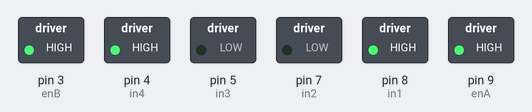
This sketch was run on a simulated Arduino Uno, built with avr-gcc and run on an emulated ATmega328P. On the bench: switched loads named in the sketch (green lamp = pin HIGH). What the sketch prints to the serial monitor is not drawn.

Above: at 0.1 s.
Timing chart, 0 to 1.6 s (numbered marks = the images above):
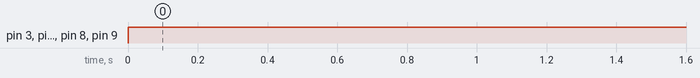

Measured:
- by itself, pin 3 (enB), pin 4 (in4), pin 8 (in1), pin 9 (enA): LOW → HIGH at 0.00 s

The sketch:

L298N-Motor-Driver.ino
```cpp
//Speed control with 2 motors and a potentiometer

//motor 2
#define enA 9 // should be pwm pin(~)
#define in1 8
#define in2 7


////motor 2
#define in3 5
#define in4 4
#define enB 3 //pwm for motor 2

//potentiometer
#define pot A0
int potVal = 255;


void setup() {

  // Set all the motor control pins to outputs
  pinMode(enA, OUTPUT);
  pinMode(enB, OUTPUT);
  pinMode(in1, OUTPUT);
  pinMode(in2, OUTPUT);
  pinMode(in3, OUTPUT);
  pinMode(in4, OUTPUT);

  // pinMode(pot, INPUT);
  Serial.begin(9600);

  //initialize off
//  digitalWrite(in1, LOW);
//  digitalWrite(in2, LOW);
//  digitalWrite(in3, LOW);
//  digitalWrite(in4, LOW);

}

void loop() {

  // potVal = analogRead(pot);
  Serial.println(potVal);

  // potVal = map(potVal, 0, 1023, 0, 255);

  analogWrite(enA, potVal);
  analogWrite(enB, potVal);

  //try changing these from HIGH to LOW.

  digitalWrite(in1, HIGH); //motor 1
  digitalWrite(in2, LOW);  //motor 1
  digitalWrite(in3, LOW);  //motor 2
  digitalWrite(in4, HIGH); //motor 2

}
```
